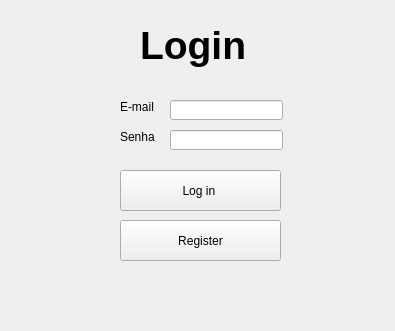
<?xml version="1.0" encoding="UTF-8"?>
<ui version="4.0">
 <class>Form</class>
 <widget class="QWidget" name="Form">
  <property name="geometry">
   <rect>
    <x>0</x>
    <y>0</y>
    <width>395</width>
    <height>331</height>
   </rect>
  </property>
  <property name="windowTitle">
   <string>Form</string>
  </property>
  <widget class="QLineEdit" name="lineEdit">
   <property name="geometry">
    <rect>
     <x>170</x>
     <y>100</y>
     <width>113</width>
     <height>20</height>
    </rect>
   </property>
  </widget>
  <widget class="QLineEdit" name="lineEdit_2">
   <property name="geometry">
    <rect>
     <x>170</x>
     <y>130</y>
     <width>113</width>
     <height>20</height>
    </rect>
   </property>
  </widget>
  <widget class="QLabel" name="label">
   <property name="geometry">
    <rect>
     <x>120</x>
     <y>100</y>
     <width>47</width>
     <height>13</height>
    </rect>
   </property>
   <property name="text">
    <string>E-mail</string>
   </property>
  </widget>
  <widget class="QLabel" name="label_2">
   <property name="geometry">
    <rect>
     <x>120</x>
     <y>130</y>
     <width>47</width>
     <height>13</height>
    </rect>
   </property>
   <property name="text">
    <string>Senha</string>
   </property>
  </widget>
  <widget class="QPushButton" name="pushButton">
   <property name="geometry">
    <rect>
     <x>120</x>
     <y>170</y>
     <width>161</width>
     <height>41</height>
    </rect>
   </property>
   <property name="text">
    <string>Log in </string>
   </property>
  </widget>
  <widget class="QLabel" name="label_3">
   <property name="geometry">
    <rect>
     <x>140</x>
     <y>20</y>
     <width>121</width>
     <height>51</height>
    </rect>
   </property>
   <property name="font">
    <font>
     <pointsize>29</pointsize>
     <weight>75</weight>
     <bold>true</bold>
    </font>
   </property>
   <property name="text">
    <string>Login</string>
   </property>
  </widget>
  <widget class="QLabel" name="label_4">
   <property name="geometry">
    <rect>
     <x>120</x>
     <y>280</y>
     <width>151</width>
     <height>21</height>
    </rect>
   </property>
   <property name="text">
    <string/>
   </property>
  </widget>
  <widget class="QPushButton" name="pushButton_2">
   <property name="geometry">
    <rect>
     <x>120</x>
     <y>220</y>
     <width>161</width>
     <height>41</height>
    </rect>
   </property>
   <property name="text">
    <string>Register</string>
   </property>
  </widget>
 </widget>
 <resources/>
 <connections/>
</ui>
